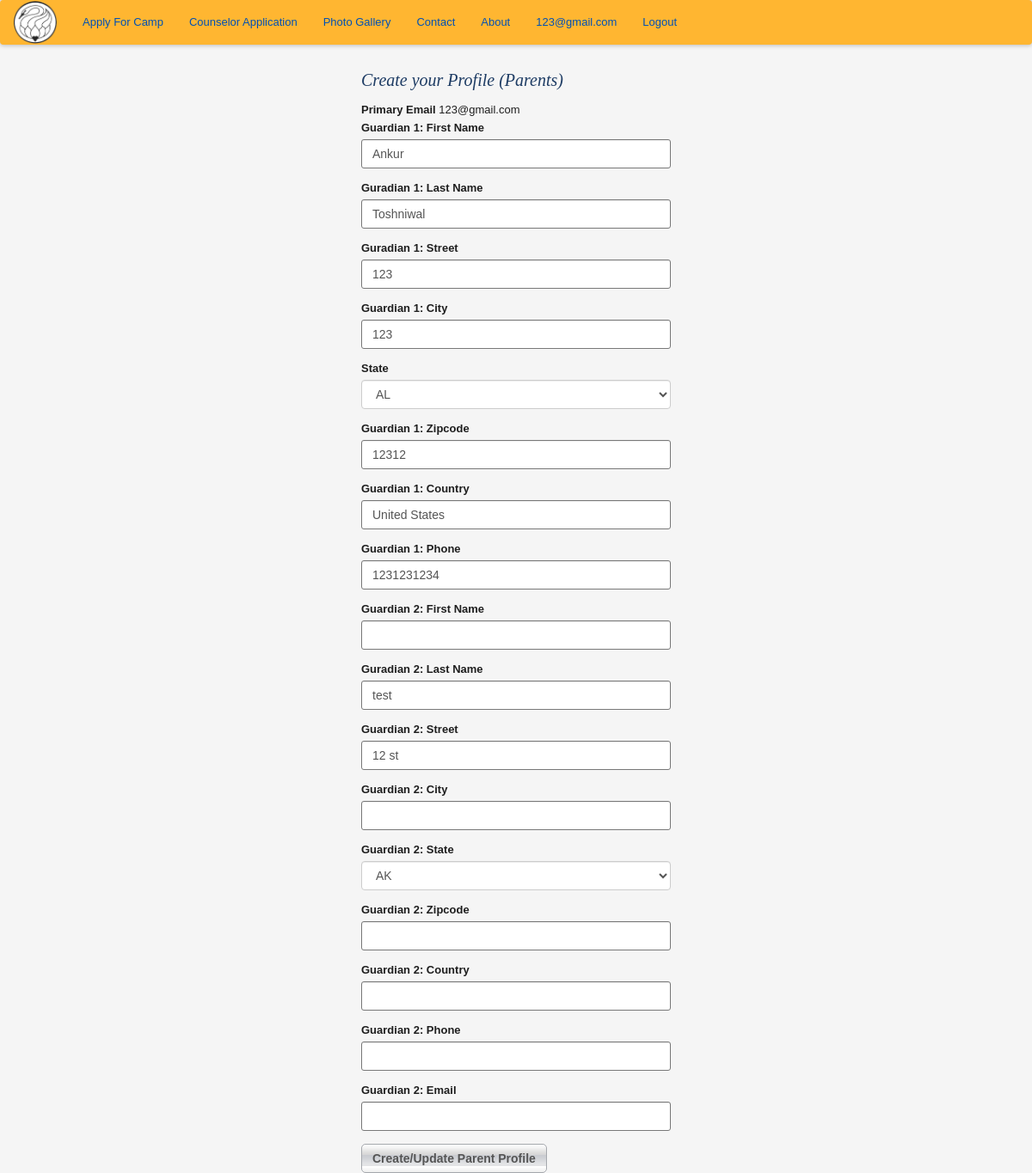
The page /update_parent_profile/1 (signed in) on the database as committed earlier.
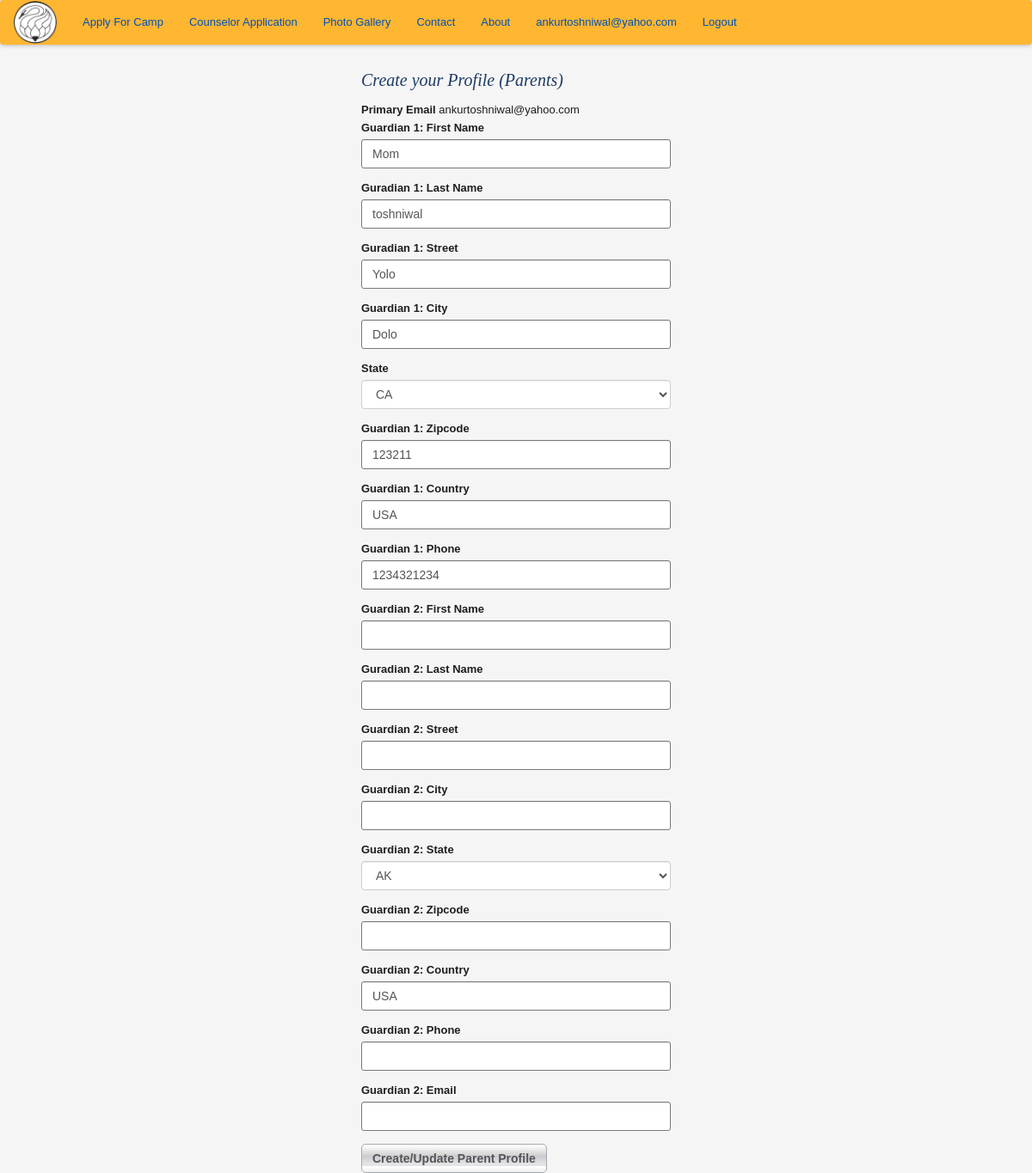
The same page on the database as committed later.
### app/models.py (models this page shows, shortened)
class User(UserMixin, db.Model):
    __tablename__ = 'user'
    id = db.Column(db.Integer, primary_key=True)
    email = db.Column(db.String(64), unique=True, index=True)
    password_hash = db.Column(db.String(128))
    parents = db.relationship('Parents', backref='parents', uselist=False)
    @property
    def password(self):
        raise AttributeError('password is not a readable attribute')

class Parents(db.Model):
    __tablename__ = 'parents'
    id = db.Column(db.Integer, primary_key = True)
    g1fn = db.Column(db.String(64), index = True)
    g1ln = db.Column(db.String(64), index = True)
    g2fn = db.Column(db.String(64), index = True)
    g2ln = db.Column(db.String(64), index = True)
    g1street = db.Column(db.String(64))
    g1city = db.Column(db.String(64))
    g1state = db.Column(db.String(64))
    g1zipcode = db.Column(db.String(64))
    g1country = db.Column(db.String(64))
    g2street = db.Column(db.String(64))
    g2city = db.Column(db.String(64))
    g2state = db.Column(db.String(64))
    g2zipcode = db.Column(db.String(64))
    g2country = db.Column(db.String(64))
    g1phone = db.Column(db.String(64))
    g2phone = db.Column(db.String(64))
    g2email = db.Column(db.String(64))
    user_id = db.Column(db.Integer, db.ForeignKey('user.id'))
    campers = db.relationship('Camper', backref='parents', lazy='dynamic')

### app/controller.py (the view, shortened to what this page needs)
@app.route('/update_parent_profile/<int:parents_id>', methods=['GET', 'POST'])
@login_required
def edit_parent_profile(parents_id):
    parents = Parents.query.get(parents_id)
    form = UpdateParentProfileForm(obj=parents)
    return render_template('parent_profile.html', form=form)

### app/models.py (called while the page is built)
@login_manager.user_loader
def load_user(user_id):
    return User.query.filter_by(email=user_id).first()

### app/templates/parent_profile.html (shortened to what this page needs)
{% extends "base_templates/base.html" %}
{% import "bootstrap/wtf.html" as wtf %}
{% block content %}
    <div class= "container">
        <div class="row">
            <div class= "col-md-offset-4 col-md-4">
                <h1> Create your Profile (Parents)</h1>
                    <label>Primary Email</label>
                    {{current_user.email}}
                    {{ wtf.quick_form(form) }}
            </div>
        </div>
    </div>
{% endblock %}

### app/templates/base_templates/nav.html
<nav class="navbar navbar-dark">
  <a class="navbar-brand" href="{{ url_for('home') }}"><img style="width: 50px;" src="static/images/hhsclogo.png"></a>
  <ul class="nav navbar-nav">
    <li class="nav-item">
      <a class="nav-link" href="{{ url_for('auth.create_account') }}">Apply For Camp</a>
    </li>
    <li class="nav-item">
      <a class="nav-link" href="#">Counselor Application</a>
    </li>
    <li>
      <a>Photo Gallery</a>
    </li>
    <li>
      <a>Contact</a>
    </li>
    <li>
      <a>About</a>
    </li>
    {% if current_user.is_authenticated() %}
    <li class="nav-item pull-right">
      <a href="{{url_for('auth.logout')}}">Logout</a>
    </li>
    <li class= "nav-item pull-right">
      <a href="{{url_for('dashboard')}}">{{ current_user.email }}</a>
    </li>
    {% endif %}
  </ul>
</nav>

Rows that differ between the two databases and show on the page:
changed User: email "123@gmail.com" → "ankurtoshniwal@yahoo.com"
changed Parents "AK": g1fn "Ankur" → "Mom"; g1ln "Toshniwal" → "toshniwal"; g1street "123" → "Yolo"; g1city "123" → "Dolo"; g1state "AL" → "CA"; g1zipcode "12312" → "123211"; g1country "United States" → "USA"; g1phone "1231231234" → "1234321234"; g2ln "test" → (not shown); g2street "12 st" → (not shown); g2country (not shown) → "USA"
